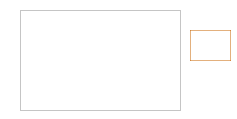
<?xml version="1.0" encoding="UTF-8"?>
<ui version="4.0">
 <class>cameraselect</class>
 <widget class="QWidget" name="cameraselect">
  <property name="geometry">
   <rect>
    <x>0</x>
    <y>0</y>
    <width>237</width>
    <height>119</height>
   </rect>
  </property>
  <property name="windowTitle">
   <string>cameraselect</string>
  </property>
  <property name="styleSheet">
   <string notr="true">background-color: rgb(255, 255, 255);</string>
  </property>
  <widget class="QListWidget" name="cameraList">
   <property name="geometry">
    <rect>
     <x>20</x>
     <y>10</y>
     <width>161</width>
     <height>101</height>
    </rect>
   </property>
   <property name="font">
    <font>
     <family>Source Code Pro</family>
    </font>
   </property>
   <property name="isWrapping" stdset="0">
    <bool>false</bool>
   </property>
   <property name="wordWrap">
    <bool>true</bool>
   </property>
  </widget>
  <widget class="QPushButton" name="refreshButton">
   <property name="geometry">
    <rect>
     <x>190</x>
     <y>30</y>
     <width>41</width>
     <height>31</height>
    </rect>
   </property>
   <property name="styleSheet">
    <string notr="true">QPushButton{
border-style: solid;
border-color: rgba(200,100,0,130);
border-width: 1px;
}

QPushButton::pressed{
background-color:  rgba(200,100,0,20);
border-style: inset;


}</string>
   </property>
   <property name="text">
    <string/>
   </property>
   <property name="icon">
    <iconset resource="khz_STABILIZER.qrc">
     <normaloff>:/resources/refresh.svg</normaloff>:/resources/refresh.svg</iconset>
   </property>
  </widget>
 </widget>
 <layoutdefault spacing="6" margin="11"/>
 <resources>
  <include location="khz_STABILIZER.qrc"/>
 </resources>
 <connections/>
</ui>
